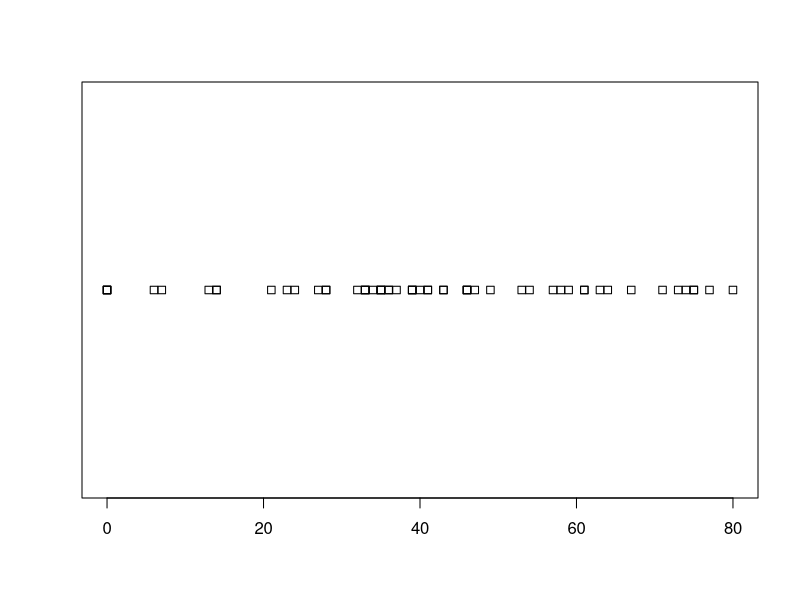
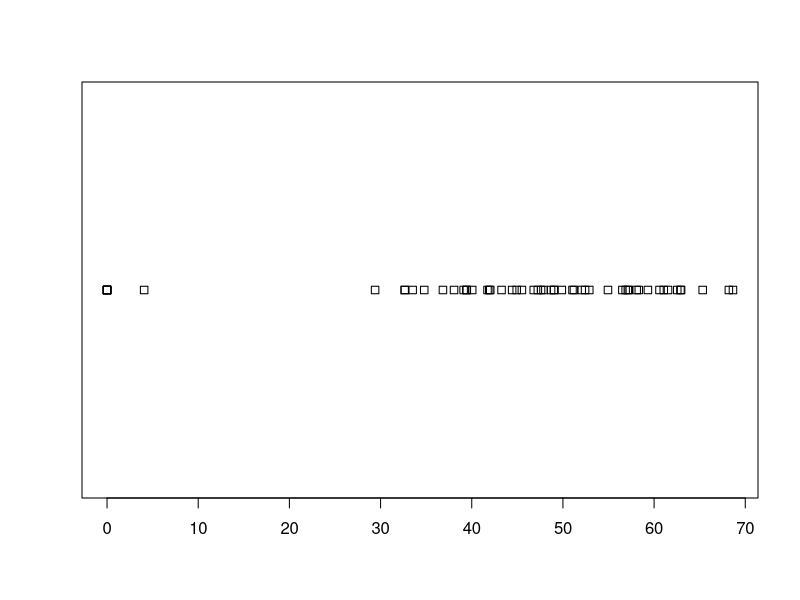
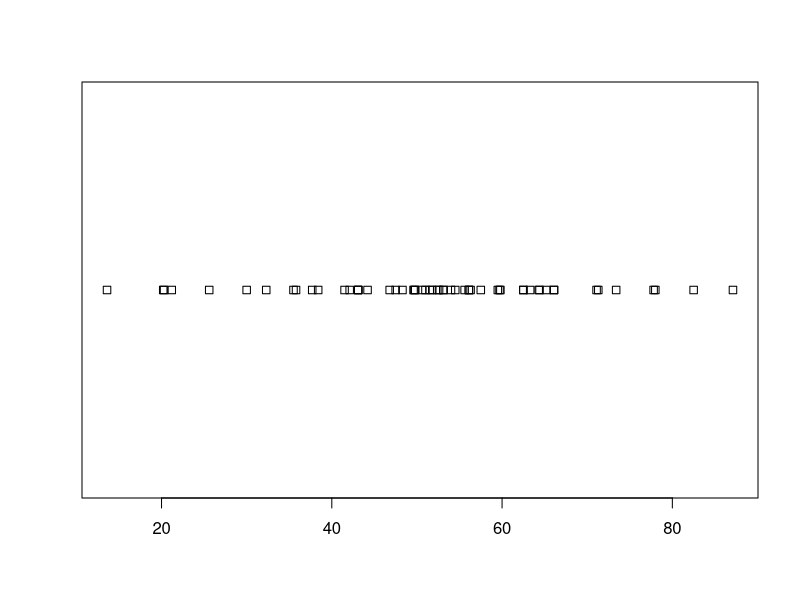
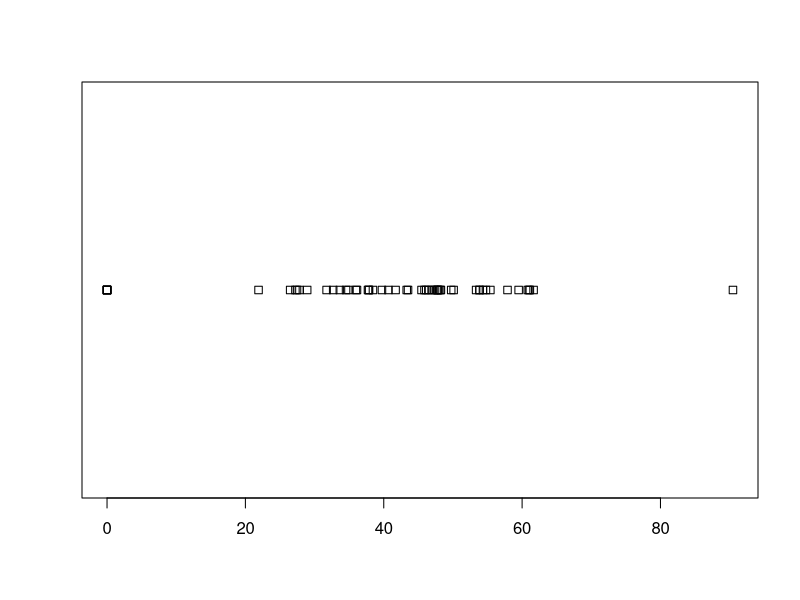

The R source for these figures, in order:
# Set work environment
setwd("C:\\Users\\Mina\\Desktop\\Data Project")

# Reading datasets
primaries <- read.csv("primaries.csv", header = TRUE, as.is = TRUE)
election <- read.csv("election.csv", header = TRUE, as.is = TRUE)

# Overview of datasets
str(primaries)
str(election)

# Summary of datasets
summary(primaries)
summary(election)

# R reads the % as strings - this will change the strings into numbers without the percentage symbol
primaries$Donald.Trump = as.numeric(sub("%", "", primaries$Donald.Trump))
primaries$Hillary.Clinton = as.numeric(sub("%", "", primaries$Hillary.Clinton))
election$Donald.Trump = as.numeric(sub("%", "", election$Donald.Trump))
election$Hillary.Clinton = as.numeric(sub("%", "", election$Hillary.Clinton))

# Creating Subsets for primaries
Trump_primaries <- subset(primaries,select=c("Donald.Trump"))
Hillary_primaries <- subset(primaries,select=c("Hillary.Clinton"))

# Creating Subsets for election
Trump_election <- subset(election,select=c("Donald.Trump"))
Hillary_election <- subset(election,select=c("Hillary.Clinton"))

# Checking the dimensions of the data frames
dim(Trump_primaries)
dim(Trump_election)
dim(Hillary_primaries)
dim(Hillary_election)

# Storing Alpha value in object x
x <- 0.05

# Trump (paired) t-test ------------------------------------------------------------------------

# Plotting Trump's primary and election results
plot(Trump_primaries)
plot(Trump_election)

# Subtracting Trumps election results from his primary - storing values in td
td <- as.numeric(gsub('%','',Trump_primaries[,"Donald.Trump"])) - as.numeric(gsub('%','',Trump_election[,"Donald.Trump"]))

# Retrieving td to the power of 2  - storing values in tdsq
tdsq <- td^2

# Calculating the sum of td and tdsq
std <- sum(td)
stdsq <- sum(tdsq)

# Finding N of tdsq
tn <- NROW(tdsq) # The NROW() function is being used instead of nrow() because the object is a vectoer

# Getting Degree of freedom | Subtracting 1 from n - storing value in tn1
tdf <- tn - 1

# Multiplying N by the sum of tds | subtracting std to the power of 2 - storing result in object
tcal1 <- (tn * stdsq) - (std)^2

# Dividing the previous result to N-1
tcal2 <- tcal1 / tdf

# Getting the Square Root of the last result
tcal2_sqrt <- sqrt(tcal2)

# Dividing the sum of td with previous result and storing the value in object 
trump_tstat <- std / tcal2_sqrt

# Hillary (paired) t-test ------------------------------------------------------------------------

# Plotting Hillary's primary and election results
plot(Hillary_primaries)
plot(Hillary_election)

# Subtracting Hillarys election results from her primary - storing values in hd
hd <- as.numeric(gsub('%','',Hillary_primaries[,"Hillary.Clinton"])) - as.numeric(gsub('%','',Hillary_election[,"Hillary.Clinton"]))

# Retrieving the hd to the power of 2 - storing values in hdsq
hdsq <- hd^2

# Calculating the sum of hd and hdsq
shd <- sum(hd)
shdsq <- sum(hdsq)

# Finding N of tdsq
hn <- NROW(hdsq) # The NROW() function is being used instead of nrow() because the object is a vectoer

# Getting Degree of freedom | Subtracting 1 from n - storing value in hn1
hdf <- hn - 1

# Multiplying N by the sum of hds | subtracting shd to the power of 2 - storing result in object
hcal1 <- (hn * shdsq) - (shd)^2

# Dividing the previous result to N-1
hcal2 <- hcal1 / hdf

# Getting the Square Root of the last result
hcal2_sqrt <- sqrt(hcal2)

# Dividing the sum of hd with previous result and storing the value in object 
hillary_tstat <- shd / hcal2_sqrt